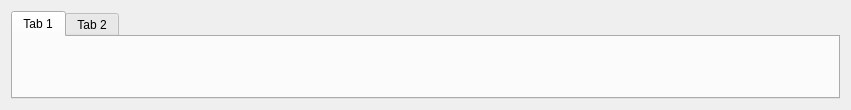
<?xml version="1.0" encoding="UTF-8"?>
<ui version="4.0">
 <class>EnvPropertiesTerminalWig</class>
 <widget class="QWidget" name="EnvPropertiesTerminalWig">
  <property name="geometry">
   <rect>
    <x>0</x>
    <y>0</y>
    <width>851</width>
    <height>110</height>
   </rect>
  </property>
  <property name="windowTitle">
   <string>Form</string>
  </property>
  <layout class="QHBoxLayout" name="horizontalLayout">
   <item>
    <widget class="QTabWidget" name="tabWidget">
     <widget class="QWidget" name="tab">
      <attribute name="title">
       <string>Tab 1</string>
      </attribute>
     </widget>
     <widget class="QWidget" name="tab_2">
      <attribute name="title">
       <string>Tab 2</string>
      </attribute>
     </widget>
    </widget>
   </item>
  </layout>
 </widget>
 <resources/>
 <connections/>
</ui>
